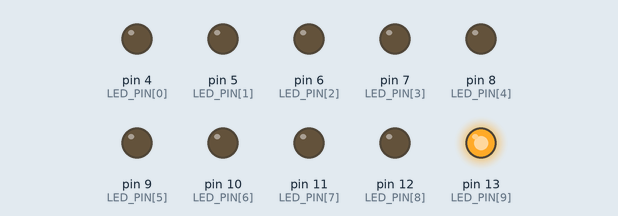
Simulated run of this sketch. Board: Arduino Uno, built with avr-gcc and run on an emulated ATmega328P. Shown: output pins drawn as LEDs (lit = HIGH).

Above: at 0.05 s.
At 0.65 s:
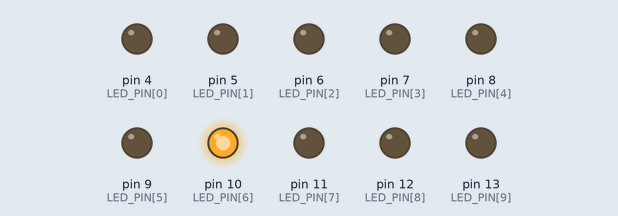
At 1.25 s:
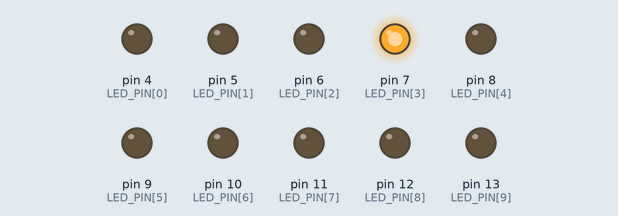
At 2.55 s:
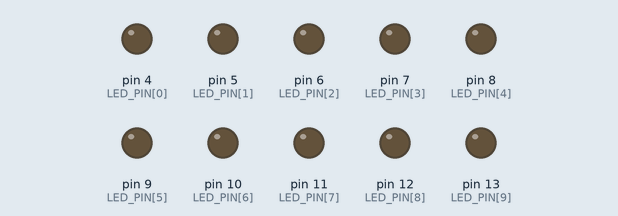
At 3.65 s:
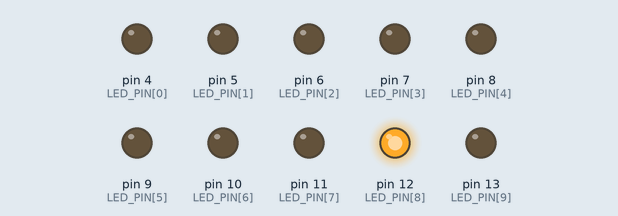
At 5.05 s:
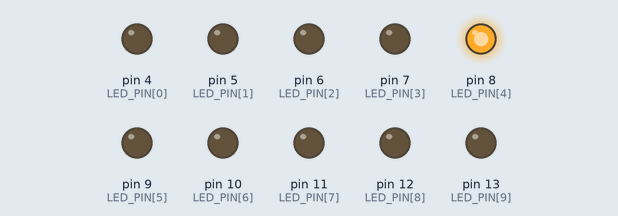
Timing chart, 0 to 5.3 s (numbered marks = the images above):
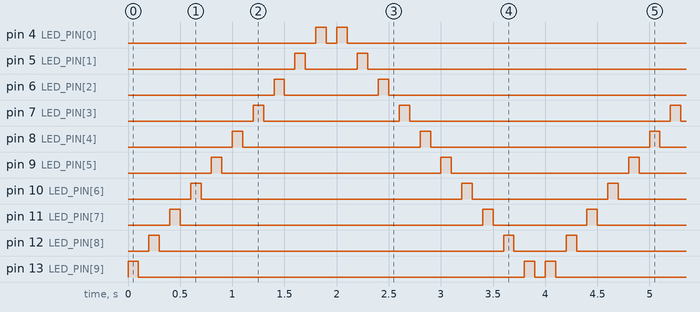

The sketch:

knight_rider_leds1.ino
```cpp
/*
    Programador....: (c) 2025 Ruben Esperto
    Data...........: 07/01/2025
*/
const byte LED_PIN[] = {4, 5, 6, 7, 8, 9, 10, 11, 12, 13};

const byte DELAY = 100;

void setup(void)    {
  for(byte i = 0; i <= 9;i++)    {
    pinMode(LED_PIN[i], OUTPUT);
  }
}

void loop(void)    {

  for(byte i = 9; ((i >= 0) && (i <= 9));i--){
    digitalWrite(LED_PIN[i], HIGH);
    delay(DELAY);
    digitalWrite(LED_PIN[i], LOW);
    delay(DELAY);
  }
  for(byte i = 0; ((i >= 0) && (i <= 9));i++){
    digitalWrite(LED_PIN[i], HIGH);
    delay(DELAY);
    digitalWrite(LED_PIN[i], LOW);
    delay(DELAY);
  }
}
```

Measured:
- by itself, pin 4 (LED_PIN[0]): repeats every 4.0 s: LOW 0.10 s, HIGH 0.10 s, LOW 3.7 s, HIGH 0.10 s
- by itself, pin 5 (LED_PIN[1]): repeats every 4.0 s: LOW 0.50 s, HIGH 0.10 s, LOW 3.3 s, HIGH 0.10 s
- by itself, pin 6 (LED_PIN[2]): repeats every 4.0 s: LOW 0.90 s, HIGH 0.10 s, LOW 2.9 s, HIGH 0.10 s
- by itself, pin 7 (LED_PIN[3]): repeats every 4.0 s: LOW 1.3 s, HIGH 0.10 s, LOW 2.5 s, HIGH 0.10 s
- by itself, pin 8 (LED_PIN[4]): repeats every 4.0 s: LOW 1.7 s, HIGH 0.10 s, LOW 2.1 s, HIGH 0.10 s
- by itself, pin 9 (LED_PIN[5]): repeats every 4.0 s: LOW 2.1 s, HIGH 0.10 s, LOW 1.7 s, HIGH 0.10 s
- by itself, pin 10 (LED_PIN[6]): repeats every 4.0 s: LOW 2.5 s, HIGH 0.10 s, LOW 1.3 s, HIGH 0.10 s
- by itself, pin 11 (LED_PIN[7]): repeats every 4.0 s: LOW 2.9 s, HIGH 0.10 s, LOW 0.90 s, HIGH 0.10 s
